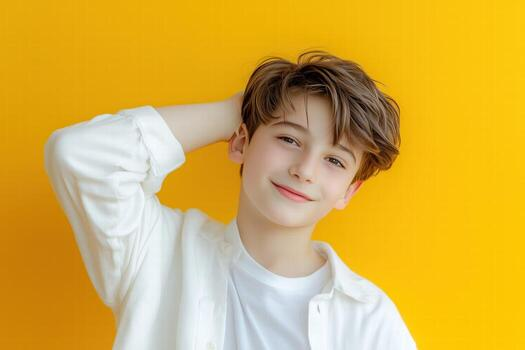
#> input picture LAB-EXP-16/dataset/person1/1.jpeg, 525 x 350 px, found by its file name; its folder holds only this picture in this run
$ jupyter execute --allow-errors x.ipynb
#> lines starting #> are read from the running program, lines starting #| are printed output that depends on the picture
[cell 1]
import cv2
import os
import numpy as np
from sklearn.neighbors import KNeighborsClassifier

# ==============================
# PATHS
# ==============================
dataset_path = r"D:\IPCV\LAB-EXP-16\dataset"
images_folder = r"D:\IPCV\LAB-EXP-16\images"
result_folder = r"D:\IPCV\LAB-EXP-16\resultant_img"

os.makedirs(images_folder, exist_ok=True)
os.makedirs(result_folder, exist_ok=True)

# ==============================
# FACE DETECTOR
# ==============================
face_cascade = cv2.CascadeClassifier(
    cv2.data.haarcascades + 'haarcascade_frontalface_default.xml'
)

faces = []
labels = []
label_map = {}
current_label = 0

print("📂 Loading dataset...")

# ==============================
# LOAD DATA
# ==============================
for person_name in os.listdir(dataset_path):
    person_path = os.path.join(dataset_path, person_name)

    if not os.path.isdir(person_path):
        continue

    label_map[current_label] = person_name

    for img_name in os.listdir(person_path):

        if not img_name.lower().endswith(('.png', '.jpg', '.jpeg')):
            continue

        img_path = os.path.join(person_path, img_name)
        print(f"Processing: {img_path}")

        img = cv2.imread(img_path)
#> img is the input picture: shape (350, 525, 3); mean B, G, R 72.8, 176.1, 216.3

        if img is None:
            print("❌ Could not read image")
            continue

        gray = cv2.cvtColor(img, cv2.COLOR_BGR2GRAY)
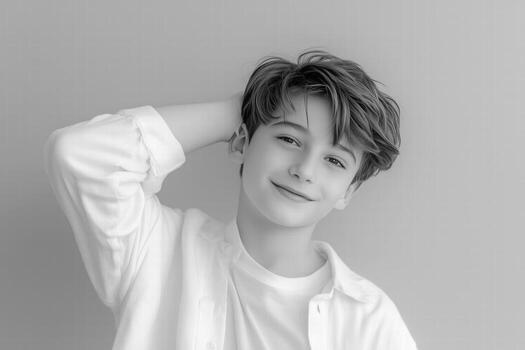
#> gray: shape (350, 525); min 1, max 254, mean 176.3

        # ✅ Improved detection settings
        detected_faces = face_cascade.detectMultiScale(gray, 1.1, 3)
#> detected_faces = ()

        print("Faces found:", len(detected_faces))
#| Faces found: 0

        for (x, y, w, h) in detected_faces:
            face = gray[y:y+h, x:x+w]
            face = cv2.resize(face, (100, 100))

            faces.append(face.flatten())
            labels.append(current_label)
#> this loop made 0 passes
#> after the loop, faces = []; labels = []

    current_label += 1
#> pass 2 of the loop `for person_name in os.listdir(dataset_path):`:
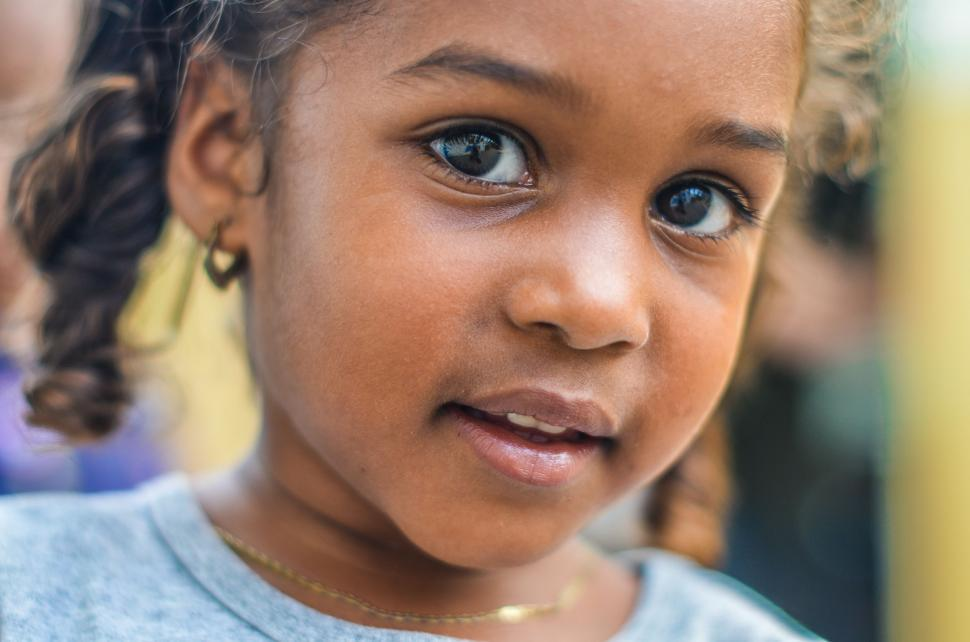
#> input picture LAB-EXP-16/dataset/person2/1.jpg, 970 x 642 px, found by its file name
#> img is the input picture: shape (642, 970, 3); mean B, G, R 108.6, 125.4, 149.8
#> `gray = cv2.cvtColor(img, cv2.COLOR_BGR2GRAY)`:
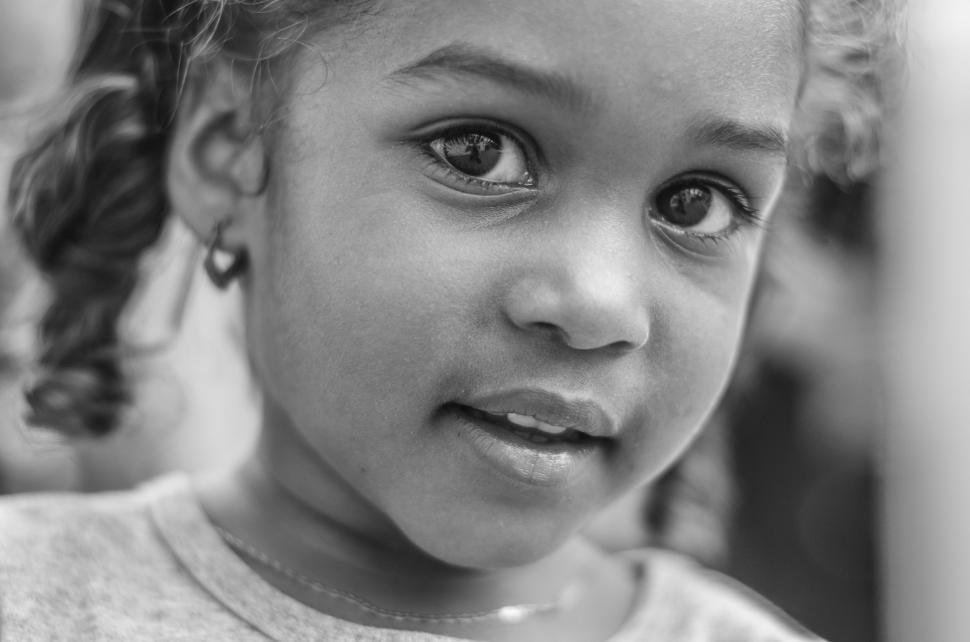
#> gray: shape (642, 970); min 4, max 251, mean 130.8
#> detected_faces = [[113, 327, 65, 65]]
#| Faces found: 1
#> the loop `for (x, y, w, h) in detected_faces:` made 1 pass
#> after the loop `for (x, y, w, h) in detected_faces:`: faces = 1 item; labels = [1]

faces = np.array(faces)
labels = np.array(labels)

# ==============================
# CHECK DATA
# ==============================
print("Total faces collected:", len(faces))
#| Total faces collected: 1

if len(faces) == 0:
    print("❌ No faces detected. Try clearer images.")
    exit()

# ==============================
# TRAIN MODEL
# ==============================
model = KNeighborsClassifier(n_neighbors=3)
model.fit(faces, labels)

print("✅ Model trained!")

# ==============================
# TEST + SAVE OUTPUT
# ==============================
print("🔍 Recognizing...")

test_images = []

for person_name in os.listdir(dataset_path):
    person_path = os.path.join(dataset_path, person_name)

    for img_name in os.listdir(person_path):
        if img_name.lower().endswith(('.png', '.jpg', '.jpeg')):
            test_images.append(os.path.join(person_path, img_name))
#> pass 2 of the loop `for person_name in os.listdir(dataset_path):`:
#> `faces_detected = face_cascade.detectMultiScale(gray, 1.1, 3)`: faces_detected = ()
#> pass 2 of the loop `for idx, img_path in enumerate(test_images[:5]):`:
#> faces_detected = [[113, 327, 65, 65]]

#> (the rest of this cell did not finish here and is left out)

[cell 2]
import cv2
import os
import numpy as np
from sklearn.neighbors import KNeighborsClassifier

# ==============================
# 📁 PATHS
# ==============================
dataset_path = r"D:\IPCV\LAB-EXP-16\dataset"
images_folder = r"D:\IPCV\LAB-EXP-16\images"
result_folder = r"D:\IPCV\LAB-EXP-16\resultant_img"

os.makedirs(images_folder, exist_ok=True)
os.makedirs(result_folder, exist_ok=True)

# ==============================
# 📊 LOAD DATA (NO FACE DETECTION)
# ==============================
faces = []
labels = []
label_map = {}
current_label = 0

print("📂 Loading dataset...")

for person_name in os.listdir(dataset_path):
    person_path = os.path.join(dataset_path, person_name)

    if not os.path.isdir(person_path):
        continue

    label_map[current_label] = person_name

    for img_name in os.listdir(person_path):

        if not img_name.lower().endswith(('.png', '.jpg', '.jpeg')):
            continue

        img_path = os.path.join(person_path, img_name)
        print(f"Processing: {img_path}")

        img = cv2.imread(img_path)

        if img is None:
            print("❌ Skipping invalid image")
            continue

        gray = cv2.cvtColor(img, cv2.COLOR_BGR2GRAY)

        # ✅ DIRECTLY USE IMAGE (NO FACE DETECTION)
        face = cv2.resize(gray, (100, 100))
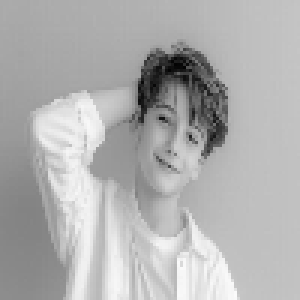
#> face: shape (100, 100) (shown 3 times larger); min 3, max 251, mean 176.3

        faces.append(face.flatten())
        labels.append(current_label)

    current_label += 1
#> pass 2 of the loop `for person_name in os.listdir(dataset_path):`:
#> `face = cv2.resize(gray, (100, 100))`:
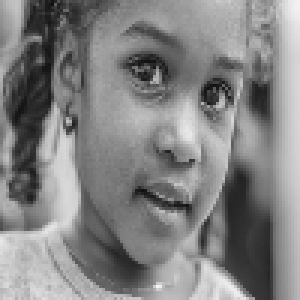
#> face: shape (100, 100) (shown 3 times larger); min 13, max 245, mean 130.6

faces = np.array(faces)
labels = np.array(labels)

print("Total samples:", len(faces))
#| Total samples: 2

if len(faces) == 0:
    print("❌ No data found.")
    exit()

# ==============================
# 🤖 TRAIN MODEL
# ==============================
model = KNeighborsClassifier(n_neighbors=3)
model.fit(faces, labels)

print("✅ Model trained!")

# ==============================
# 🔍 TEST + RECOGNITION
# ==============================
print("🔍 Recognizing...")

test_images = []

for person_name in os.listdir(dataset_path):
    person_path = os.path.join(dataset_path, person_name)

    for img_name in os.listdir(person_path):
        if img_name.lower().endswith(('.png', '.jpg', '.jpeg')):
            test_images.append(os.path.join(person_path, img_name))
#> pass 2 of the loop `for person_name in os.listdir(dataset_path):`:

# ==============================
# 💾 SAVE OUTPUT
# ==============================
#> (the rest of this cell did not finish here and is left out)
